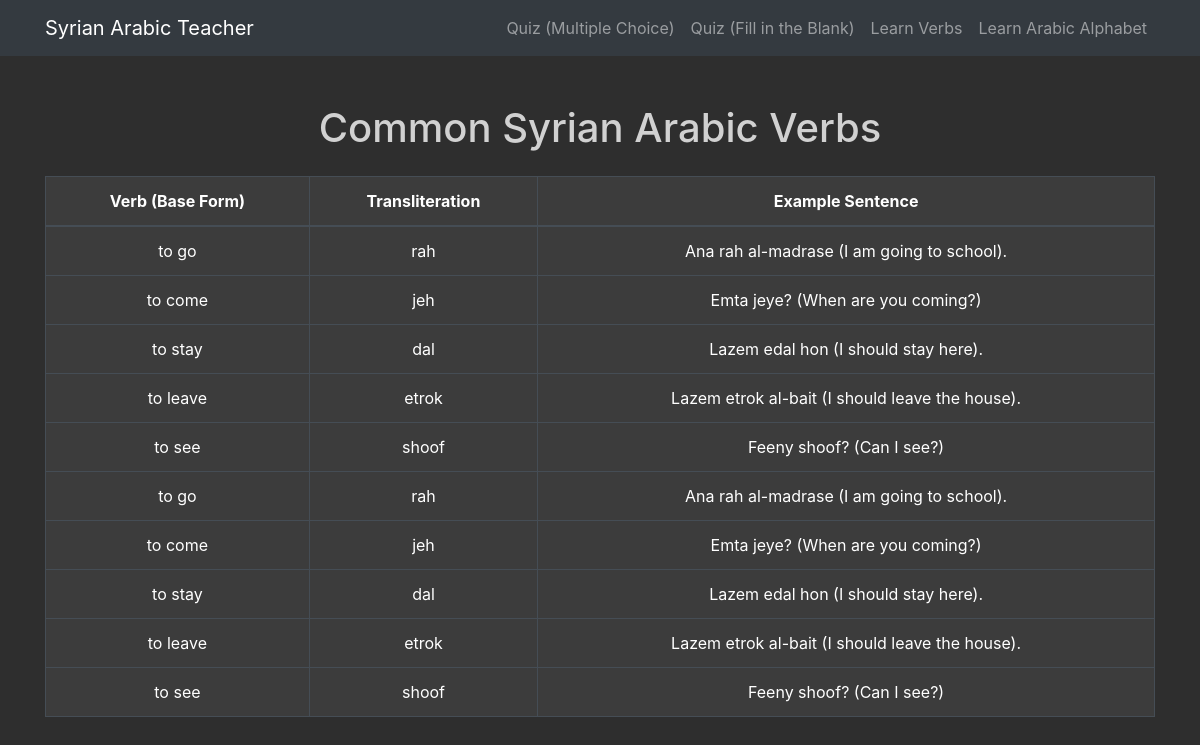
/verbs, run on an earlier commit of the app's database.
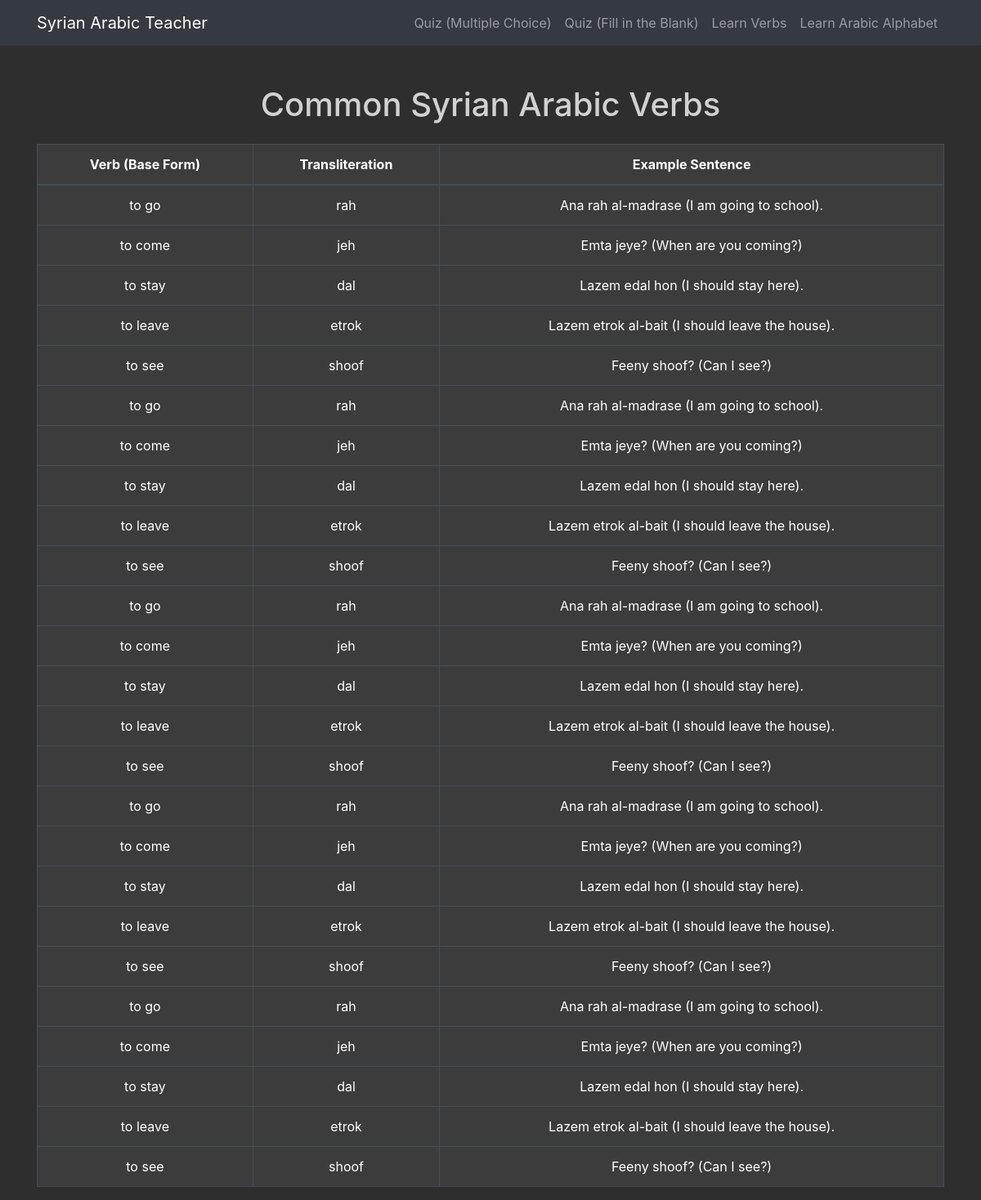
And on a later commit of the database.
### tables this page shows
CREATE TABLE verbs (
                            id INTEGER PRIMARY KEY AUTOINCREMENT,
                            base_form TEXT NOT NULL,
                            transliteration TEXT NOT NULL,
                            example_sentence TEXT NOT NULL
                        );

### app.py (the view)
@app.route('/verbs')
def verbs():
    db = get_db()
    verbs = db.execute('SELECT * FROM verbs').fetchall()
    return render_template('verbs.html', verbs=verbs)

### app.py (called while the page is built)
def get_db():
    db = getattr(g, '_database', None)
    if db is None:
        db = g._database = sqlite3.connect(DATABASE)
        db.row_factory = sqlite3.Row
    return db

@app.teardown_appcontext
def close_connection(exception):
    db = getattr(g, '_database', None)
    if db is not None:
        db.close()

### templates/verbs.html (shortened to what this page needs)
{% extends 'base.html' %}
{% block content %}
<div class="mt-5">
    <h1 class="text-center mb-4">Common Syrian Arabic Verbs</h1>
    <table class="table table-bordered table-dark text-center">
        <thead>
            <tr>
                <th>Verb (Base Form)</th>
                <th>Transliteration</th>
                <th>Example Sentence</th>
            </tr>
        </thead>
        <tbody>
            {% for verb in verbs %}
            <tr>
                <td>{{ verb['base_form'] }}</td>
                <td>{{ verb['transliteration'] }}</td>
                <td>{{ verb['example_sentence'] }}</td>
            </tr>
            {% endfor %}
        </tbody>
    </table>
</div>
{% endblock %}

### templates/base.html (shortened to what this page needs)
<!DOCTYPE html>
<html lang="en">
<head>
    <link rel="stylesheet" href="https://stackpath.bootstrapcdn.com/bootstrap/4.5.2/css/bootstrap.min.css">
</head>
<body>
    {% include 'nav.html' %}
    <div class="container">
        {% block content %}{% endblock %}
    </div>
</body>
</html>

### templates/nav.html (shortened to what this page needs)
<nav class="navbar navbar-expand-lg navbar-dark bg-dark">
    <div class="container">
        <a class="navbar-brand" href="{{ url_for('index') }}">Syrian Arabic Teacher</a>
        <div class="collapse navbar-collapse" id="navbarNav">
            <ul class="navbar-nav ml-auto">
                <li class="nav-item"><a class="nav-link" href="{{ url_for('quiz_mc') }}">Quiz (Multiple Choice)</a></li>
                <li class="nav-item"><a class="nav-link" href="{{ url_for('quiz_fill') }}">Quiz (Fill in the Blank)</a></li>
                <li class="nav-item"><a class="nav-link" href="{{ url_for('verbs') }}">Learn Verbs</a></li>
                <li class="nav-item"><a class="nav-link" href="{{ url_for('alphabet') }}">Learn Arabic Alphabet</a></li>
            </ul>
        </div>
    </div>
</nav>

### templates/base.html (style rules this page uses)
body { background-color: #2e2e2e; color: #d1d1d1; }
.navbar { background-color: #3a3a3a; }
.table { background-color: #3c3c3c; color: #ffffff; }

What changed in the data, as far as the page shows it:
added verbs: base_form "to go", transliteration "rah", example_sentence "Ana rah al-madrase (I am going to school)."
added verbs: base_form "to come", transliteration "jeh", example_sentence "Emta jeye? (When are you coming?)"
added verbs: base_form "to stay", transliteration "dal", example_sentence "Lazem edal hon (I should stay here)."
added verbs: base_form "to leave", transliteration "etrok", example_sentence "Lazem etrok al-bait (I should leave the house)."
added verbs: base_form "to see", transliteration "shoof", example_sentence "Feeny shoof? (Can I see?)"
added verbs: base_form "to go", transliteration "rah", example_sentence "Ana rah al-madrase (I am going to school)."
added verbs: base_form "to come", transliteration "jeh", example_sentence "Emta jeye? (When are you coming?)"
added verbs: base_form "to stay", transliteration "dal", example_sentence "Lazem edal hon (I should stay here)."
added verbs: base_form "to leave", transliteration "etrok", example_sentence "Lazem etrok al-bait (I should leave the house)."
added verbs: base_form "to see", transliteration "shoof", example_sentence "Feeny shoof? (Can I see?)"
added verbs: base_form "to go", transliteration "rah", example_sentence "Ana rah al-madrase (I am going to school)."
added verbs: base_form "to come", transliteration "jeh", example_sentence "Emta jeye? (When are you coming?)"
added verbs: base_form "to stay", transliteration "dal", example_sentence "Lazem edal hon (I should stay here)."
added verbs: base_form "to leave", transliteration "etrok", example_sentence "Lazem etrok al-bait (I should leave the house)."
added verbs: base_form "to see", transliteration "shoof", example_sentence "Feeny shoof? (Can I see?)"
